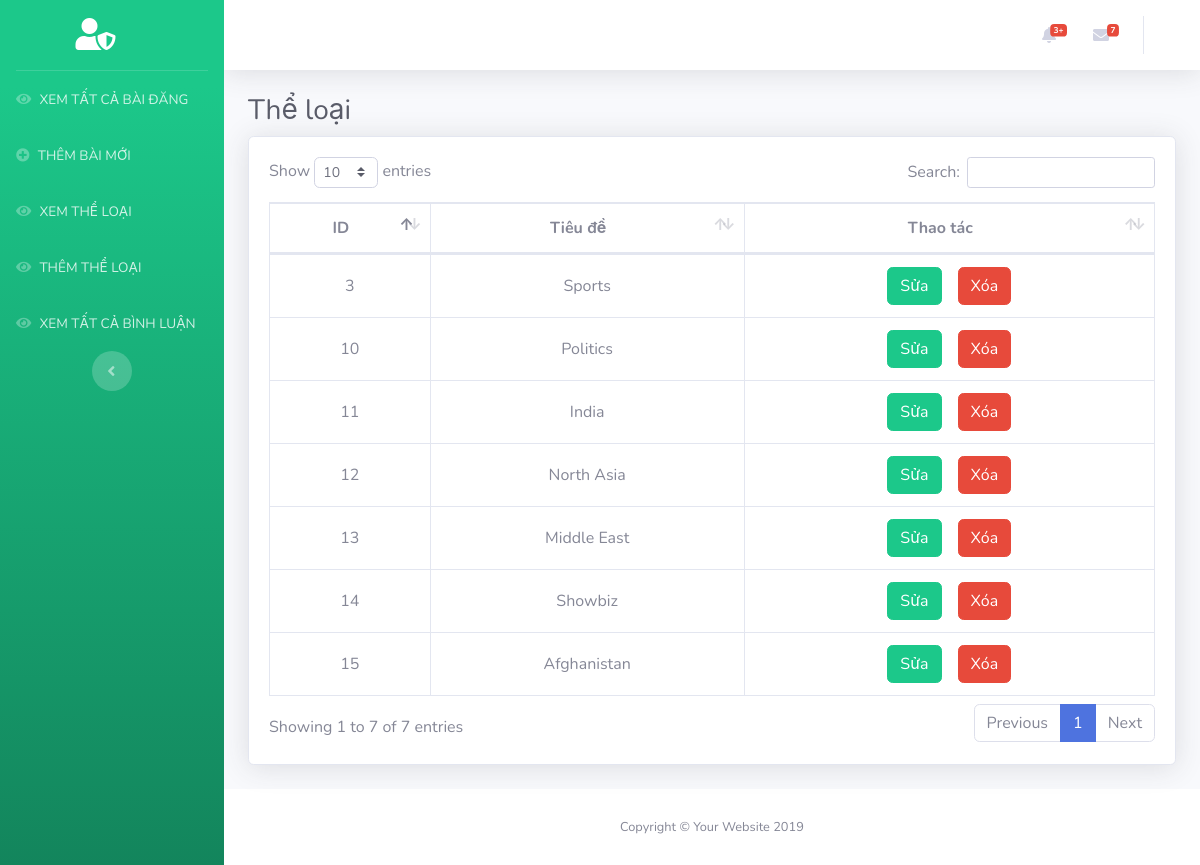
The page /admin/category.php on the database as committed earlier.
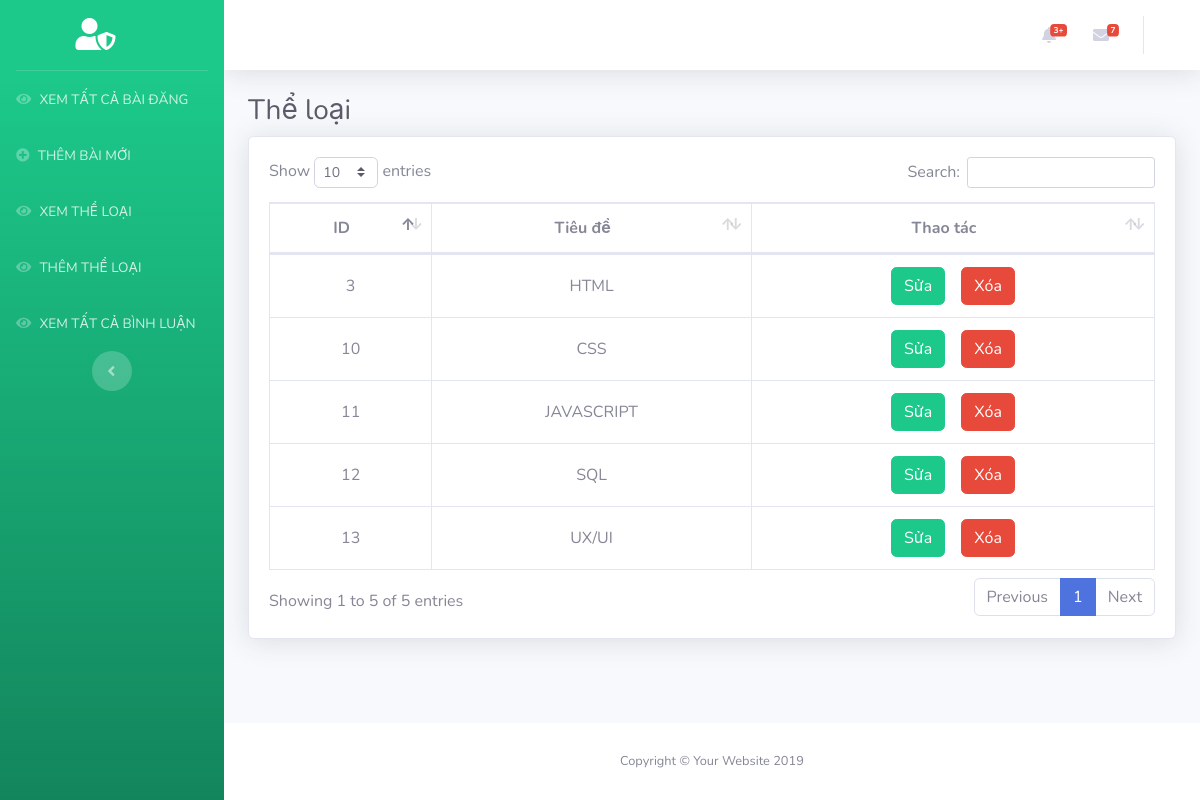
The same page on the database as committed later.
### tables this page shows
CREATE TABLE `categories` (
  `cat_id` int(10) NOT NULL,
  `cat_title` varchar(50) NOT NULL
);

### admin/category.php (the view, shortened to what this page needs)
<?php
include_once "header.php";
 ?>
<div class="container-fluid">
  <h1 class="h3 mb-2 text-gray-800">Thể loại</h1>
  <div class="card shadow mb-4">
    <div class="card-body">
      <div class="table-responsive table-hover">
        <table class="table table-bordered" id="dataTable" width="100%" cellspacing="0">
          <thead>
            <tr>
              <th class="text-center">ID</th>
              <th class="text-center">Tiêu đề</th>
              <th class="text-center">Thao tác</th>
            </tr>
          </thead>
          <tbody>
           <?php
             include_once "../connection.php";
             $get_posts = "SELECT * from categories";
             $run_posts = mysqli_query($con,$get_posts);
             while ($row = mysqli_fetch_array($run_posts)){
             $cat_id = $row['cat_id'];
             $cat_title = $row['cat_title'];
           ?>
           <tr>
            <td class="text-center"><?php echo $cat_id  ?></td>
            <td class="text-center"><?php echo $cat_title ?></td>
            <td style="text-align: center;">
              <div class="d-flex justify-content-center align-items-center">
                <a href="edit_cat.php?edit_cat=<?php echo $cat_id; ?>" class="btn btn-success mr-3">Sửa</a>
                <a onclick="return confirm('Bạn có thực sự muốn xóa nó ?');" href="delete_cat.php?delete_cat=<?php echo $cat_id; ?>" class="btn btn-danger">Xóa</a>
              </div>
            </td>
          </tr>
          <?php } ?>
        </tbody>
      </table>
    </div>
  </div>
</div>
</div>
</div>
<?php include_once "footer.php"; ?>

Rows that differ between the two databases and show on the page:
removed categories: cat_id "14", cat_title "Showbiz"
removed categories: cat_id "15", cat_title "Afghanistan"
changed categories id 3: cat_title "Sports" → "HTML"
changed categories id 10: cat_title "Politics" → "CSS"
changed categories id 11: cat_title "India" → "JAVASCRIPT"
changed categories id 12: cat_title "North Asia" → "SQL"
changed categories id 13: cat_title "Middle East" → "UX/UI"
Other text that changed with them:
text written by a page script: "Show entries Search: Showing 1 to 7 of 7 entries Previous 1 Next" → "Show entries Search: Showing 1 to 5 of 5 entries Previous 1 Next"
